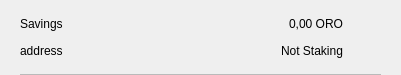
<?xml version="1.0" encoding="UTF-8"?>
<ui version="4.0">
 <class>CSRow</class>
 <widget class="QWidget" name="CSRow">
  <property name="geometry">
   <rect>
    <x>0</x>
    <y>0</y>
    <width>401</width>
    <height>75</height>
   </rect>
  </property>
  <property name="windowTitle">
   <string>Form</string>
  </property>
  <layout class="QVBoxLayout" name="verticalLayout">
   <property name="spacing">
    <number>0</number>
   </property>
   <property name="leftMargin">
    <number>20</number>
   </property>
   <property name="topMargin">
    <number>10</number>
   </property>
   <property name="rightMargin">
    <number>20</number>
   </property>
   <property name="bottomMargin">
    <number>0</number>
   </property>
   <item>
    <widget class="QWidget" name="info" native="true">
     <property name="minimumSize">
      <size>
       <width>0</width>
       <height>0</height>
      </size>
     </property>
     <layout class="QHBoxLayout" name="horizontalLayout_3">
      <property name="leftMargin">
       <number>0</number>
      </property>
      <property name="topMargin">
       <number>0</number>
      </property>
      <property name="rightMargin">
       <number>0</number>
      </property>
      <property name="bottomMargin">
       <number>10</number>
      </property>
      <item>
       <widget class="QWidget" name="container" native="true">
        <property name="minimumSize">
         <size>
          <width>0</width>
          <height>0</height>
         </size>
        </property>
        <layout class="QVBoxLayout" name="verticalLayout_2">
         <property name="spacing">
          <number>0</number>
         </property>
         <property name="leftMargin">
          <number>0</number>
         </property>
         <property name="topMargin">
          <number>0</number>
         </property>
         <property name="rightMargin">
          <number>0</number>
         </property>
         <property name="bottomMargin">
          <number>0</number>
         </property>
         <item>
          <layout class="QHBoxLayout" name="horizontalLayout">
           <item>
            <widget class="QLabel" name="labelName">
             <property name="text">
              <string>Savings</string>
             </property>
            </widget>
           </item>
           <item>
            <spacer name="horizontalSpacer">
             <property name="orientation">
              <enum>Qt::Horizontal</enum>
             </property>
             <property name="sizeHint" stdset="0">
              <size>
               <width>40</width>
               <height>20</height>
              </size>
             </property>
            </spacer>
           </item>
           <item>
            <widget class="QLabel" name="labelAmount">
             <property name="text">
              <string>0,00 ORO</string>
             </property>
            </widget>
           </item>
          </layout>
         </item>
         <item>
          <layout class="QHBoxLayout" name="horizontalLayout_2">
           <item>
            <widget class="QLabel" name="labelAddress">
             <property name="text">
              <string>address</string>
             </property>
            </widget>
           </item>
           <item>
            <spacer name="horizontalSpacer_2">
             <property name="orientation">
              <enum>Qt::Horizontal</enum>
             </property>
             <property name="sizeHint" stdset="0">
              <size>
               <width>40</width>
               <height>20</height>
              </size>
             </property>
            </spacer>
           </item>
           <item>
            <widget class="QLabel" name="labelStaking">
             <property name="text">
              <string>Not Staking</string>
             </property>
            </widget>
           </item>
          </layout>
         </item>
        </layout>
       </widget>
      </item>
      <item alignment="Qt::AlignHCenter|Qt::AlignVCenter">
       <widget class="QPushButton" name="pushButtonMenu">
        <property name="minimumSize">
         <size>
          <width>24</width>
          <height>24</height>
         </size>
        </property>
        <property name="maximumSize">
         <size>
          <width>32</width>
          <height>32</height>
         </size>
        </property>
        <property name="focusPolicy">
         <enum>Qt::NoFocus</enum>
        </property>
        <property name="styleSheet">
         <string notr="true">border:none; background-color:transparent;</string>
        </property>
        <property name="text">
         <string/>
        </property>
        <property name="icon">
         <iconset>
          <normaloff>://ic-menu-hover</normaloff>://ic-menu-hover</iconset>
        </property>
        <property name="iconSize">
         <size>
          <width>24</width>
          <height>24</height>
         </size>
        </property>
       </widget>
      </item>
     </layout>
    </widget>
   </item>
   <item>
    <widget class="QLabel" name="lblDivisory">
     <property name="minimumSize">
      <size>
       <width>0</width>
       <height>1</height>
      </size>
     </property>
     <property name="maximumSize">
      <size>
       <width>16777215</width>
       <height>1</height>
      </size>
     </property>
     <property name="styleSheet">
      <string notr="true">background-color:#bababa;</string>
     </property>
     <property name="text">
      <string/>
     </property>
     <property name="alignment">
      <set>Qt::AlignBottom|Qt::AlignLeading|Qt::AlignLeft</set>
     </property>
    </widget>
   </item>
  </layout>
 </widget>
 <resources/>
 <connections/>
</ui>
